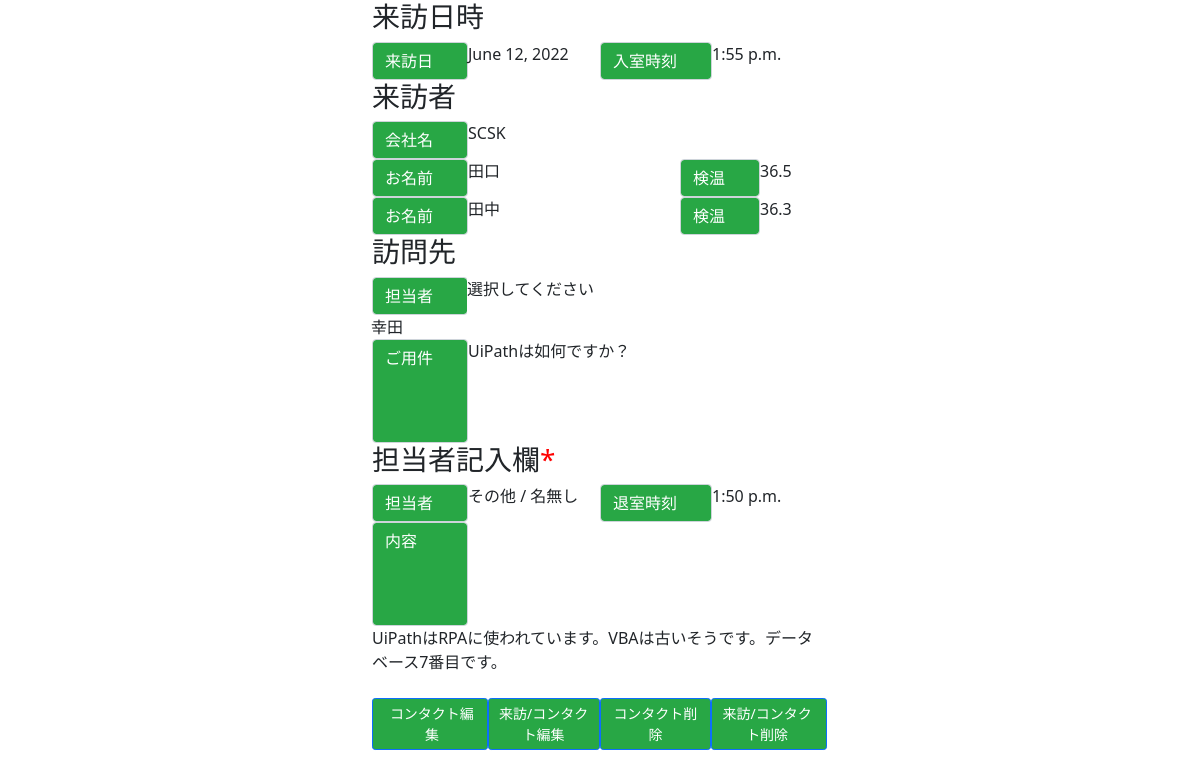
Screenshot of /detail/7/ with the database file from the repository.
### test_app/models.py (models this page shows, shortened)
class Visitors(models.Model):
    date = models.DateField(verbose_name='日付')
    time = models.TimeField(verbose_name='来室時刻')
    company_name = models.CharField(verbose_name='会社名', max_length=50, null=True, blank=True)
    visitor_name = models.CharField(verbose_name='お名前', max_length=25)
    temperature = models.FloatField(verbose_name='検温')
    accompany1_name = models.CharField(verbose_name='同行者1お名前', max_length=25, null=True, blank=True)
    accompany1_temp = models.FloatField(verbose_name='同行者1検温', null=True, blank=True)
    accompany2_name = models.CharField(verbose_name='同行者2お名前', max_length=25, null=True, blank=True)
    accompany2_temp = models.FloatField(verbose_name='同行者2検温', null=True, blank=True)
    accompany3_name = models.CharField(verbose_name='同行者3お名前', max_length=25, null=True, blank=True)
    accompany3_temp = models.FloatField(verbose_name='同行者3検温', null=True, blank=True)
    position = models.CharField(verbose_name='役職', max_length=25, null=True, blank=True)
    interviewer = models.CharField(verbose_name='担当者', max_length=25, null=True, blank=True)
    content = models.TextField(verbose_name='ご用件', null=True, blank=True)
    is_contacted = models.BooleanField(default=False, help_text='コンタクトしたらTrue')
    class Meta:
        db_table = 'visitors_history'
        verbose_name = '来訪者履歴'
        verbose_name_plural = '来訪者履歴'

class Contact(models.Model):
    contact = models.OneToOneField(Visitors, on_delete=models.CASCADE, verbose_name='来訪者履歴')
    interviewer = models.ForeignKey(Member, on_delete=models.CASCADE, verbose_name='担当者', null=True, blank=True)
    time = models.TimeField(verbose_name='退室時刻', null=True, blank=True)
    contents = models.TextField(verbose_name='内容', null=True, blank=True)
    def __str__(self):
        if self.interviewer == None:
            self.interviewer = Member.objects.get(id=9)
            return str(self.contact.date) + ' / ' + self.contact.visitor_name  + ' / ' + self.interviewer.name
        else:
            return str(self.contact.date) + ' / ' + self.contact.visitor_name  + ' / ' + self.interviewer.name
    class Meta:
        db_table = 'contact_history'
        verbose_name = 'コンタクト履歴'
        verbose_name_plural = 'コンタクト履歴'

class Member(models.Model):
    post = models.ForeignKey(Post, on_delete=models.CASCADE, null=True, blank=True)
    name = models.CharField(verbose_name='氏名', max_length=25, null=True, blank=True)
    def __str__(self):
        return self.post.name + ' / ' + self.name
    class Meta:
        db_table = '社員メンバー'
        verbose_name = '社員メンバー'
        verbose_name_plural = '社員メンバー'

class Post(models.Model):
    name = models.CharField(verbose_name='役職名', max_length=25)
    class Meta:
        db_table = '役職'
        verbose_name = '役職'
        verbose_name_plural = '役職'

### test_app/views.py (the view)
# urls.py: path('detail/<int:pk>/', views.detail, name='detail'),
def detail(request, pk):
    visitor = Visitors.objects.get(pk=pk)
    print(visitor.is_contacted)
    if visitor.is_contacted:
        contact = Contact.objects.filter(contact__pk=pk)[0]
        context = {
            'visitor': visitor,
            'contact': contact,
        }
        print(contact)
    else:
        form = MemberForm()
        context = {
            'visitor': visitor,
            'form': form,
        }
    return render(request, 'test_app/detail.html', context)

### test_app/templates/test_app/detail.html (shortened to what this page needs)
{% load static %}
<!DOCTYPE html>
<html lang="en">
  <head>
    <link href="https://cdn.jsdelivr.net/npm/bootstrap@5.0.2/dist/css/bootstrap.min.css" rel="stylesheet">
    <link rel="stylesheet" href="{% static 'css/mystyle.css' %}">
  </head>
  <body>
    <div class="container-fluid">
        <div class="row">
            <h3>来訪日時</h3>
              <div class="col" style="padding: 0; padding-left: 12px;">
                <div class="input-group">
                  <div class="input-group-prepend">
                    <div class="theme-label-contact form-control">来訪日</div>
                  </div>
                  {{ visitor.date }}
                </div>
              </div>
              <div class="col" style="padding: 0; padding-right: 12px;">
                <div class="input-group">
                  <div class="input-group-prepend">
                    <div class="theme-label-time-contact form-control">入室時刻</div>
                  </div>
                  {{ visitor.time }}
                </div>
              </div>
              <h3>来訪者</h3>
              <div class="input-group">
                <div class="input-group-prepend">
                  <div class="theme-label-contact form-control">会社名</div>
                </div>
                {{ visitor.company_name }}
              </div>
              <div class="col-8" style="padding: 0; padding-left: 12px;">
              <div class="input-group">
                <div class="input-group-prepend">
                  <div class="theme-label-contact form-control">お名前</div>
                </div>
                {{ visitor.visitor_name }}
              </div>
              </div>
              <div class="col-4" style="padding: 0; padding-right: 12px;">
                <div class="input-group">
                  <div class="input-group-prepend">
                    <div class="theme-label-tempcheck-contact form-control">検温</div>
                  </div>
                  {{ visitor.temperature }}
                </div>
              </div>
            </div>
            {% if visitor.accompany1_name %}
            <div class="row" style="padding: 0;">
              <div class="col-8" style="padding: 0; padding-left: 12px;">
              <div class="input-group">
                <div class="input-group-prepend">
                  <div class="theme-label-contact form-control">お名前</div>
                </div>
                {{ visitor.accompany1_name }}
              </div>
              </div>
              <div class="col-4" style="padding: 0; padding-right: 12px;">
                <div class="input-group">
                  <div class="input-group-prepend">
                    <div class="theme-label-tempcheck-contact form-control">検温</div>
                  </div>
                  {{ visitor.accompany1_temp }}
                </div>
              </div>
            </div>
            {% endif %}
        <div class="row">
            <h3>訪問先</h3>
            <div class="input-group">
              <div class="input-group-prepend">
                <div class="theme-label-contact form-control">担当者</div>
              </div>
              <div class="left-column-contact">
                {{ visitor.position }}
              </div>
              <div class="right-column-contact">
                {{ visitor.interviewer }}
              </div>
            </div>
            <div class="input-group">
              <div class="input-group-prepend">
                <div class="theme-label-textarea-contact form-control" rows="5">ご用件</div>
              </div>
              {{ visitor.content | linebreaksbr }}
            </div>
        </div>
      <div class="row">
        <h3>担当者記入欄<span style="color: red;">*</span></h3>
        {% if visitor.is_contacted %}
        <div class="col" style="padding: 0; padding-left: 12px;">
          <div class="input-group">
            <div class="input-group-prepend">
              <div class="theme-label-contact form-control">担当者</div>
            </div>
            {{ contact.interviewer }}
          </div>
        </div>
        <div class="col" style="padding: 0; padding-right: 12px;">
          <div class="input-group">
            <div class="input-group-prepend">
              <div class="theme-label-time-contact form-control">退室時刻</div>
            </div>
            {{ contact.time }}
          </div>
        </div>
        <div class="input-group">
          <div class="input-group-prepend">
            <div class="theme-label-textarea-contact form-control" rows="5">内容</div>
          </div>
          {{ contact.contents | linebreaksbr }}
        </div>
        <div>
        <br>
        </div>
        <div class="row" style="padding-right: 1px; padding-left: 24px;">
        <button type="button" class="btn btn-primary btn-sm col" style="background-color:#28a745; padding-left: 12px;" onclick="location.href='#'">
            コンタクト編集
        </button>
            <button type="button" class="btn btn-primary btn-sm col" style="background-color:#28a745;" onclick="location.href='#'">
            来訪/コンタクト編集
        </button>
            <button type="button" class="btn btn-primary btn-sm col" style="background-color:#28a745;" onclick="location.href='#'">
            コンタクト削除
        </button>
            <button type="button" class="btn btn-primary btn-sm col" style="background-color:#28a745; padding-right: 12px;" onclick="location.href='#'">
            来訪/コンタクト削除
        </button>
        </div>
        {% endif %}
      </div>
    </div>
  </body>
</html>

### static/css/mystyle.css (style rules this page uses)
.container-fluid { margin-right: auto; margin-left: auto; max-width: 40%; }
.theme-label-contact { background-color:#28a745; color:white; width: 6em; }
.theme-label-time-contact { background-color:#28a745; color:white; width: 7em; }
.theme-label-textarea-contact { background-color:#28a745; color:white; width: 6em; height: 6.5em; }
.left-column-contact { float: left; width: 30%; background-color: white; }
.right-column-contact { float: right; width: 53.8%; background-color: white; }
.theme-label-tempcheck-contact { background-color:#28a745; color:white; width: 5em; }

### rows the page displays
Visitors: date "June 12, 2022", time "1:55 p.m.", company_name "SCSK", visitor_name "田口", temperature "36.5", accompany1_name "田中", accompany1_temp "36.3", position "選択してください", interviewer "幸田", content "UiPathは如何ですか？"
Contact: interviewer "その他 / 名無し", time "1:50 p.m.", contents "UiPathはRPAに使われています。VBAは古いそうです。データベース7番目です。"
